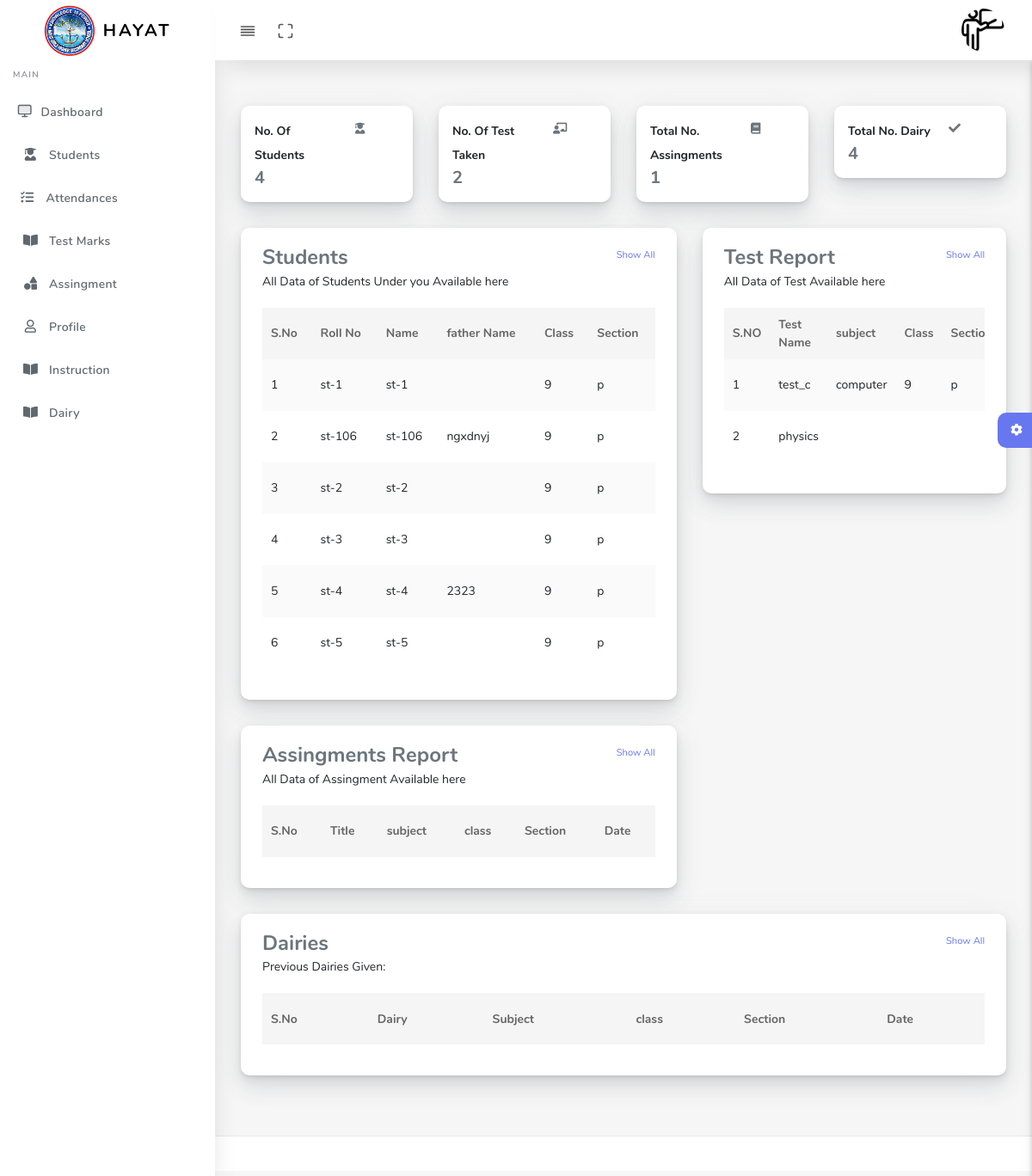
Screenshot of /teacher/dashboard.php (signed in) with the database file from the repository.
### tables this page shows
CREATE TABLE `students` (
  `roll_no` varchar(255) NOT NULL COMMENT 'Roll Number of student',
  `name` varchar(50) NOT NULL DEFAULT 'Not Entered Yet',
  `class` varchar(10) NOT NULL,
  `section` varchar(20) NOT NULL,
  `email` varchar(80) NOT NULL DEFAULT 'Not Entered Yet',
  `st_cnic` varchar(30) NOT NULL,
  `st_phone` int(15) NOT NULL,
  `father_phone` int(15) NOT NULL,
  `username` varchar(20) NOT NULL,
  `password` varchar(30) NOT NULL,
  `address` varchar(100) NOT NULL,
  `p_address` varchar(255) NOT NULL COMMENT 'Permeant Address',
  `father_name` varchar(50) NOT NULL,
  `father_cnic` varchar(30) NOT NULL,
  `father_occupation` varchar(30) NOT NULL,
  `acc_approval` int(2) NOT NULL DEFAULT '0',
  `user_image` varchar(255) NOT NULL DEFAULT '0',
  `online_status` bit(1) NOT NULL DEFAULT b'0',
  `profile_lock` int(2) NOT NULL,
  `addedby` text NOT NULL
);

CREATE TABLE `test_data` (
  `test_id` int(255) NOT NULL,
  `test_name` varchar(100) NOT NULL,
  `subject` varchar(100) NOT NULL,
  `t_id` varchar(100) NOT NULL,
  `section` varchar(20) NOT NULL,
  `class` varchar(20) NOT NULL,
  `time` varchar(4) NOT NULL,
  `status` varchar(20) NOT NULL DEFAULT 'unactive' COMMENT 'Active Exam Or Not',
  `created` datetime(6) DEFAULT CURRENT_TIMESTAMP(6),
  `admin_approval` int(2) NOT NULL DEFAULT '0' COMMENT 'admin approve of exams or not(testing phase)'
);

### teacher/dashboard.php (the view, shortened to what this page needs)
<?php
include '../connection/config.php';
if(!isset($_SESSION["in"]) || $_SESSION["in"] !== true && $_SESSION["t"] = true){
  header("Location:/h_st/index.php");
  exit;
}else{
  $name = $_SESSION["name"];
  $tid = $_SESSION["t_id"];
}
$sql_t = "SELECT * FROM `teachers` where t_id = '$tid'";
$result_t = mysqli_query($conn,$sql_t);
      while($row = mysqli_fetch_assoc($result_t)){
        $name = $row['name'];
        $class = $row['class'];
        $sec = $row['section'];
      }
$sql_img = "select user_image from `teachers` where t_id ='$tid' and user_image = '0'";
$conn_img = mysqli_query($conn,$sql_img);
$p_img= mysqli_num_rows($conn_img);
$sql_st="select * from students where acc_approval = '1' and class='$class' and section = '$sec'";
$result_st = mysqli_query($conn,$sql_st);
$row_st = mysqli_num_rows($result_st);
$sql_t="SELECT * FROM `test_data` where t_id = '$tid'";
$result_t = mysqli_query($conn,$sql_t);
$row_test = mysqli_num_rows($result_t);
$sql_em ="SELECT * FROM `assingments` WHERE class = '$class' and section = '$sec' and t_name = '$name'";
$result_em =mysqli_query($conn,$sql_em);
$row_ass = mysqli_num_rows($result_em);
$sql_ed ="SELECT `file`,`sub`,`dairy`,`class`,`section`,`date` FROM `dairy` WHERE class = '$class' and section = '$sec' and t_id = '$tid'";
$result_ed =mysqli_query($conn,$sql_ed);
$row_da = mysqli_num_rows($result_ed);
?>
<!DOCTYPE html>
<html lang="en">
<head>
  <link rel="stylesheet" href="assets/css/app.min.css">
  <link rel="stylesheet" href="assets/css/style.css">
  <link rel="stylesheet" href="assets/css/components.css">
  <link rel="stylesheet" href="assets/css/custom.css">
    <link href="https://cdnjs.cloudflare.com/ajax/libs/font-awesome/5.13.0/css/all.min.css" type="text/css" rel="stylesheet">
    <link href="//cdn.datatables.net/1.11.4/css/jquery.dataTables.min.css " rel="stylesheet">
</head>
<body>
  <div id="app">
    <div class="main-wrapper main-wrapper-1">
      <div class="navbar-bg"></div>
      <nav class="navbar navbar-expand-lg main-navbar sticky">
        <div class="form-inline mr-auto">
          <ul class="navbar-nav mr-3">
            <li><a href="#" data-toggle="sidebar" class="nav-link nav-link-lg
									collapse-btn"> <i data-feather="align-justify"></i></a></li>
            <li><a href="#" class="nav-link nav-link-lg fullscreen-btn">
                <i data-feather="maximize"></i>
              </a>
            </li>
          </ul>
        </div>
        <ul class="navbar-nav navbar-right">
          <li class="dropdown"><a href="#" data-toggle="dropdown"
              class="nav-link dropdown-toggle nav-link-lg nav-link-user">
<?php
    if($p_img == 1){
      echo  "<img id='profileImage' src='assets/img/teacher.png' class='mobile_profile_image' alt='Please Uploaded Photo'>";
}else{
   echo  "<img id='profileImage' src='$uimg' class='mobile_profile_image' alt='Uploaded Photo'>";
}
?>
      <span class="d-sm-none d-lg-inline-block"></span></a>
          </li>
        </ul>
      </nav>
      <div class="main-sidebar sidebar-style-2">
        <aside id="sidebar-wrapper">
          <div class="sidebar-brand">
            <a href="index.html"> <img alt="image" src="../assets/images/logo.jpg" id="logo_header" class="header-logo" /> <span
                class="logo-name">HAYAT</span>
            </a>
          </div>
          <ul class="sidebar-menu">
            <li class="menu-header">Main</li>
            <li class="dropdown">
              <a href="dashboard.php" class="nav-link"><i data-feather="monitor"></i><span>Dashboard</span></a>
            </li>
            <li class="dropdown">
              <a href="select_s.php" class="nav-link"><i class="fas fa-user-graduate"></i><span>Students</span></a>
            </li>
            <li class="dropdown">
              <a href="pre_att.php" class="nav-link"><i class="fa fa-tasks" aria-hidden="true"></i><span>Attendances</span></a>
            </li>
            <li class="dropdown">
              <a href="marks.php" class="nav-link"><i class="fas fa-book-open"></i><span>Test Marks</span></a>
            </li>
            <li class="dropdown">
              <a href="assingment.php" class="nav-link"><i class="fas fa-shapes"></i><span>Assingment</span></a>
            </li>
            <li class="dropdown">
              <a href="profile.php" class="nav-link"><i class="far fa-user"></i><span>Profile</span></a>
            </li>
            <li class="dropdown">
              <a href="instruction.php" class="nav-link"><i class="fas fa-book-open"></i><span>Instruction</span></a>
            </li>
            <li class="dropdown">
              <a href="dairy.php" class="nav-link"><i class="fas fa-book-open"></i><span>Dairy</span></a>
            </li>
          </ul>
        </aside>
      </div>
      <div class="main-content">
        <section class="section">
          <div class="section-body">
            <div class="row">
                <div class="col-xl-3 col-sm-6 mb-xl-0 mb-4">
                    <div class="card">
                        <div class="card-body p-3">
                            <div class="row">
                                <div class="col-8">
                                    <div class="numbers">
                                        <p class="text-sm mb-0 text-capitalize font-weight-bold">No. of Students</p>
                                        <h5 class="font-weight-bolder mb-0">
                                        <?php echo $row_st ?>
                                        </h5>
                                    </div>
                                </div>
                                <div class="text-end">
                                <i id="icon" class="fas fa-user-graduate text-lg"></i>
                                </div>
                            </div>
                        </div>
                    </div>
                </div>
                <div class="col-xl-3 col-sm-6 mb-xl-0 mb-4">
                    <div class="card">
                        <div class="card-body p-3">
                            <div class="row">
                                <div class="col-8">
                                    <div class="numbers">
                                        <p class="text-sm mb-0 text-capitalize font-weight-bold">No. of Test Taken</p>
                                        <h5 class="font-weight-bolder mb-0">
                                        <?php echo $row_test; ?>
                                        </h5>
                                    </div>
                                </div>
                                <div class="text-end">
                                <i id="icon" class="fas fa-chalkboard-teacher text-lg"></i>
                                </div>
                            </div>
                        </div>
                    </div>
                </div>
                <div class="col-xl-3 col-sm-6 mb-xl-0 mb-4">
                    <div class="card">
                        <div class="card-body p-3">
                            <div class="row">
                                <div class="col-8">
                                    <div class="numbers">
                                        <p class="text-sm mb-0 text-capitalize font-weight-bold">Total No. Assingments</p>
                                        <h5 class="font-weight-bolder mb-0">
                                        <?php echo $row_ass; ?>
                                        </h5>
                                    </div>
                                </div>
                                <div class="text-end">
                                <i id="icon" class="fas fa-book text-lg"></i>
                                </div>
                            </div>
                        </div>
                    </div>
                </div>
                <div class="col-xl-3 col-sm-6">
                    <div class="card">
                        <div class="card-body p-3">
                            <div class="row">
                                <div class="col-8">
                                    <div class="numbers">
                                        <p class="text-sm mb-0 text-capitalize font-weight-bold">Total No. Dairy</p>
                                        <h5 class="font-weight-bolder mb-0">
                                          <?php echo $row_da; ?>
                                        </h5>
                                    </div>
                                </div>
                                <div class="text-end">
                                    <i id="icon" class="fa fa-check text-lg" aria-hidden="true"></i>
                                </div>
                            </div>
                        </div>
                    </div>
                </div>
            </div>
<div class="row">
<div class="col-md-7 grid-margin">
                    <div class="card">
                      <div class="card-body">
                        <div class="d-flex justify-content-between">
                          <h4 class="card-title mb-0">Students</h4>
                          <a href="select_s.php"><small>Show All</small></a>
                        </div>
                        <p>All Data of Students Under you Available here</p>
                        <div class="table-responsive">
                          <table id="table_id" class="table table-striped table-hover">
                            <thead>
                            <tr>
                                <th>S.No</th>
                                <th>Roll No</th>
                                <th>Name</th>
                                <th>father Name</th>
                                <th>Class</th>
                                <th>Section</th>
                              </tr>
                            </thead>
                            <tbody>
<?php
$i_st=1;
$sql_st = "select roll_no,name,father_name,class,section from students where class='$class' and section = '$sec';";
$conn_st = mysqli_query($conn,$sql_st);
while($row = mysqli_fetch_assoc($conn_st)){
  $roll_no_st = $row['roll_no'];
  $name_st = $row['name'];
  $father_name = $row['father_name'];
  $class_st = $row['class'];
  $sec_st = $row['section'];
                             echo"<tr>
                                <td>$i_st</td>
                                <td>$roll_no_st</td>
                                <td>$name_st</td>
                                <td>$father_name</td>
                                <td>$class_st</td>
                                <td>$sec_st</td>
                              </tr>";
                              $i_st++;
}
?>
                            </tbody>
                          </table>
                        </div>
                      </div>
                    </div>
                  </div>
<div class="col-md-5 grid-margin">
                    <div class="card">
                      <div class="card-body">
                        <div class="d-flex justify-content-between">
                          <h4 class="card-title mb-0">Test Report</h4>
                          <a href="marks.php"><small>Show All</small></a>
                        </div>
                        <p>All Data of Test Available here</p>
                        <div class="table-responsive">
                          <table id="table_id2" class="table table-striped table-hover">
                            <thead>
                              <tr>
                                <th>S.NO</th>
                                <th>Test Name</th>
                                <th>subject</th>
                                <th>Class</th>
                                <th>Section</th>
                              </tr>
                            </thead>
                            <tbody>
<?php
$i_t=1;
$sql_t = "SELECT `test_name`,`subject`,`class`,`status`,`section` FROM `test_data` where t_id = '$tid';";
$conn_t = mysqli_query($conn,$sql_t);
while($row = mysqli_fetch_assoc($conn_t)){
  $test_name = $row['test_name'];
  $subject = $row['subject'];
  $class = $row['class'];
  $sec = $row['section'];
  $status = $row['status'];
                             echo"<tr>
                                <td>$i_t</td>
                                <td>$test_name</td>
                                <td>$subject</td>
                                <td>$class</td>
                                <td>$sec</td>
                                <td>$status</td>
                              </tr>";
                              $i_t++;
}
?>
                            </tbody>
                          </table>
                        </div>
                      </div>
                    </div>
                  </div>
<div class="col-md-7 grid-margin">
                    <div class="card">
                      <div class="card-body">
                        <div class="d-flex justify-content-between">
                          <h4 class="card-title mb-0">Assingments Report</h4>
                          <a href="assingment.php"><small>Show All</small></a>
                        </div>
                        <p>All Data of Assingment Available here</p>
                        <div class="table-responsive">
                          <table id="table_id3" class="table table-striped table-hover" >
                            <thead>
                              <tr>
                                <th>S.No</th>
                                <th>Title</th>
                                <th>subject</th>
                                <th>class</th>
                                <th>Section</th>
                                <th>Date</th>
                              </tr>
                            </thead>
                          </table>
                        </div>
                      </div>
                    </div>
                  </div>
<div class="col-md-12 grid-margin">
                    <div class="card">
                      <div class="card-body">
                        <div class="d-flex justify-content-between">
                          <h4 class="card-title mb-0">Dairies</h4>
                          <a href="dairy.php"><small>Show All</small></a>
                        </div>
                        <p>Previous Dairies Given:</p>
                        <div class="table-responsive">
                          <table id="table_id4" class="table table-striped table-hover">
                            <thead>
                              <tr>
                                <th>S.No</th>
                                <th>Dairy</th>
                                <th>Subject</th>
                                <th>class</th>
                                <th>Section</th>
                                <th>Date</th>
                              </tr>
                            </thead>
                          </table>
                        </div>
                      </div>
                    </div>
                  </div>
</div>
        </div>
          </div>
        <div class="settingSidebar">
          <a href="javascript:void(0)" class="settingPanelToggle"> <i class="fa fa-spin fa-cog"></i>
          </a>
        </div>
      </div>
      <footer class="main-footer">
      </footer>
    </div>
</body>
</html>

### rows the page displays
students: roll_no "st-1", name "st-1", class "9", section "p"
students: roll_no "st-106", name "st-106", father_name "ngxdnyj", class "9", section "p"
students: roll_no "st-2", name "st-2", class "9", section "p"
students: roll_no "st-3", name "st-3", class "9", section "p"
students: roll_no "st-4", name "st-4", father_name "2323", class "9", section "p"
students: roll_no "st-5", name "st-5", class "9", section "p"
test_data: test_name "test_c", subject "computer", class "9", section "p"
test_data: test_name "physics"

### other values shown
$row_st "4"
$row_test "2"
$row_ass "1"
$row_da "4"
